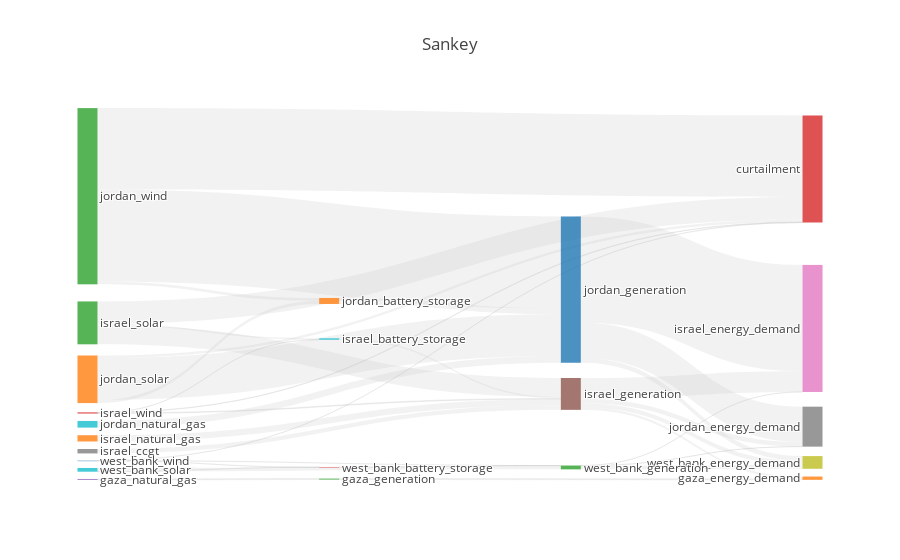

Notebook code for this chart:
### Code cell
results['COO_0.9'].plot_flows_sankey()

### Figure 1 — Plotly figure (JSON) as saved in the notebook; plotly's stock layout.template omitted (floating-point values rounded to 4 significant figures)
{"data": [{"domain": {"x": [0, 1], "y": [0, 1]}, "link": {"color": ["rgba(189, 189, 189, 0.2)", "rgba(189, 189, 189, 0.2)", "rgba(189, 189, 189, 0.2)", "rgba(189, 189, 189, 0.2)", "rgba(189, 189, 189, 0.2)", "rgba(189, 189, 189, 0.2)", "rgba(189, 189, 189, 0.2)", "rgba(189, 189, 189, 0.2)", "rgba(189, 189, 189, 0.2)", "rgba(189, 189, 189, 0.2)", "rgba(189, 189, 189, 0.2)", "rgba(189, 189, 189, 0.2)", "rgba(189, 189, 189, 0.2)", "rgba(189, 189, 189, 0.2)", "rgba(189, 189, 189, 0.2)", "rgba(189, 189, 189, 0.2)", "rgba(189, 189, 189, 0.2)", "rgba(189, 189, 189, 0.2)", "rgba(189, 189, 189, 0.2)", "rgba(189, 189, 189, 0.2)", "rgba(189, 189, 189, 0.2)", "rgba(189, 189, 189, 0.2)", "rgba(189, 189, 189, 0.2)", "rgba(189, 189, 189, 0.2)", "rgba(189, 189, 189, 0.2)", "rgba(189, 189, 189, 0.2)", "rgba(189, 189, 189, 0.2)", "rgba(189, 189, 189, 0.2)", "rgba(189, 189, 189, 0.2)", "rgba(189, 189, 189, 0.2)", "rgba(189, 189, 189, 0.2)", "rgba(189, 189, 189, 0.2)", "rgba(189, 189, 189, 0.2)", "rgba(189, 189, 189, 0.2)", "rgba(189, 189, 189, 0.2)", "rgba(189, 189, 189, 0.2)", "rgba(189, 189, 189, 0.2)", "rgba(189, 189, 189, 0.2)", "rgba(189, 189, 189, 0.2)", "rgba(189, 189, 189, 0.2)", "rgba(189, 189, 189, 0.2)", "rgba(189, 189, 189, 0.2)", "rgba(189, 189, 189, 0.2)", "rgba(189, 189, 189, 0.2)", "rgba(189, 189, 189, 0.2)", "rgba(189, 189, 189, 0.2)", "rgba(189, 189, 189, 0.2)", "rgba(189, 189, 189, 0.2)", "rgba(189, 189, 189, 0.2)", "rgba(189, 189, 189, 0.2)", "rgba(189, 189, 189, 0.2)", "rgba(189, 189, 189, 0.2)"], "source": [0, 34, 2, 32, 4, 5, 5, 5, 39, 7, 8, 9, 35, 35, 35, 35, 11, 12, 12, 12, 13, 13, 13, 41, 15, 16, 17, 40, 40, 40, 19, 20, 21, 21, 21, 22, 22, 22, 43, 24, 25, 26, 42, 42, 42, 28, 29, 29, 29, 30, 30, 30], "target": [31, 32, 32, 31, 32, 33, 34, 32, 35, 35, 35, 35, 31, 36, 37, 38, 35, 33, 39, 35, 33, 39, 35, 40, 40, 40, 40, 36, 37, 38, 40, 40, 33, 41, 40, 33, 41, 40, 42, 42, 42, 42, 36, 37, 38, 42, 33, 43, 42, 33, 43, 42], "value": [0, 0, 0, 700400.0, 700400.0, 0, 0, 0, 1009000.0, 3127000.0, 0, 0, 1634000.0, 14730000.0, 3235000.0, 2956000.0, 4425000.0, 15860000.0, 1010000.0, 13460000.0, 330200.0, 904.8, 528100.0, 4243000.0, 0, 0, 0, 75160000.0, 25040000.0, 3330000.0, 4698000.0, 0, 1859000.0, 2166000.0, 29640000.0, 57670000.0, 2084000.0, 64950000.0, 81110.0, 0, 0, 0, 8350.0, 5918.0, 2694000.0, 0, 0, 68990.0, 2587000.0, 498.0, 12260.0, 39590.0]}, "node": {"label": ["egypt_generation", "gaza_battery_storage", "gaza_diesel", "gaza_generation", "gaza_natural_gas", "gaza_solar", "israel_battery_storage", "israel_ccgt", "israel_coal", "israel_diesel", "israel_generation", "israel_natural_gas", "israel_solar", "israel_wind", "jordan_battery_storage", "jordan_ccgt", "jordan_coal", "jordan_diesel", "jordan_generation", "jordan_natural_gas", "jordan_shale", "jordan_solar", "jordan_wind", "west_bank_battery_storage", "west_bank_ccgt", "west_bank_coal", "west_bank_diesel", "west_bank_generation", "west_bank_natural_gas", "west_bank_solar", "west_bank_wind", "gaza_energy_demand", "gaza_generation", "curtailment", "gaza_battery_storage", "israel_generation", "israel_energy_demand", "jordan_energy_demand", "west_bank_energy_demand", "israel_battery_storage", "jordan_generation", "jordan_battery_storage", "west_bank_generation", "west_bank_battery_storage"], "line": {"color": "black", "width": 0}, "pad": 10, "x": [0.01012, 0.01012, 0.01012, 0.01012, 0.01012, 0.01012, 0.01012, 0.01012, 0.01012, 0.01012, 0.9899, 0.3367, 0.9899, 0.6633, 0.9899, 0.9899, 0.9899, 0.3367, 0.6633, 0.3367, 0.6633, 0.3367], "y": [0.9986, 0.9243, 0.8904, 0.5865, 0.8236, 0.8534, 0.7349, 0.2532, 0.9732, 0.9492, 0.9953, 0.9976, 0.1816, 0.7735, 0.6012, 0.8596, 0.9538, 0.629, 0.499, 0.5288, 0.967, 0.9664]}, "orientation": "h", "type": "sankey", "valueformat": ".0f"}], "layout": {"autosize": true, "font": {"size": 12}, "title": {"text": "Sankey"}}}
